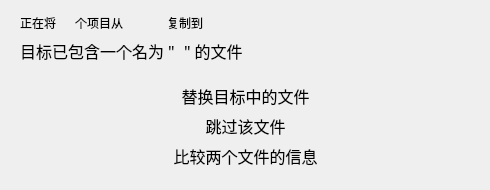
<?xml version="1.0" encoding="UTF-8"?>
<ui version="4.0">
 <class>CopyMoveFileDialog</class>
 <widget class="QDialog" name="CopyMoveFileDialog">
  <property name="geometry">
   <rect>
    <x>0</x>
    <y>0</y>
    <width>490</width>
    <height>190</height>
   </rect>
  </property>
  <property name="minimumSize">
   <size>
    <width>490</width>
    <height>180</height>
   </size>
  </property>
  <property name="maximumSize">
   <size>
    <width>490</width>
    <height>16777215</height>
   </size>
  </property>
  <property name="windowTitle">
   <string>Dialog</string>
  </property>
  <widget class="QStackedWidget" name="stackedWidget">
   <property name="geometry">
    <rect>
     <x>0</x>
     <y>0</y>
     <width>490</width>
     <height>180</height>
    </rect>
   </property>
   <property name="minimumSize">
    <size>
     <width>490</width>
     <height>180</height>
    </size>
   </property>
   <property name="maximumSize">
    <size>
     <width>490</width>
     <height>180</height>
    </size>
   </property>
   <property name="currentIndex">
    <number>1</number>
   </property>
   <widget class="QWidget" name="page">
    <widget class="QWidget" name="layoutWidget">
     <property name="geometry">
      <rect>
       <x>20</x>
       <y>120</y>
       <width>451</width>
       <height>22</height>
      </rect>
     </property>
     <layout class="QHBoxLayout" name="horizontalLayout_3">
      <item>
       <widget class="QLabel" name="label_9">
        <property name="text">
         <string>剩余时间:</string>
        </property>
       </widget>
      </item>
      <item>
       <widget class="QLabel" name="remainTimeLabel">
        <property name="text">
         <string>正在计算</string>
        </property>
       </widget>
      </item>
      <item>
       <spacer name="horizontalSpacer_3">
        <property name="orientation">
         <enum>Qt::Horizontal</enum>
        </property>
        <property name="sizeHint" stdset="0">
         <size>
          <width>40</width>
          <height>20</height>
         </size>
        </property>
       </spacer>
      </item>
     </layout>
    </widget>
    <widget class="QWidget" name="layoutWidget">
     <property name="geometry">
      <rect>
       <x>20</x>
       <y>20</y>
       <width>451</width>
       <height>25</height>
      </rect>
     </property>
     <layout class="QHBoxLayout" name="horizontalLayout">
      <item>
       <widget class="QLabel" name="label">
        <property name="text">
         <string>正在将</string>
        </property>
       </widget>
      </item>
      <item>
       <widget class="QLabel" name="fileCountLabel">
        <property name="text">
         <string/>
        </property>
       </widget>
      </item>
      <item>
       <widget class="QLabel" name="label_3">
        <property name="text">
         <string>个项目从</string>
        </property>
       </widget>
      </item>
      <item>
       <widget class="QPushButton" name="sourcePathBtn">
        <property name="cursor">
         <cursorShape>PointingHandCursor</cursorShape>
        </property>
        <property name="styleSheet">
         <string notr="true">border:none;
color:#0066CC;</string>
        </property>
        <property name="text">
         <string/>
        </property>
       </widget>
      </item>
      <item>
       <widget class="QLabel" name="label_5">
        <property name="text">
         <string>复制到</string>
        </property>
       </widget>
      </item>
      <item>
       <widget class="QPushButton" name="targetPathBtn">
        <property name="cursor">
         <cursorShape>PointingHandCursor</cursorShape>
        </property>
        <property name="styleSheet">
         <string notr="true">border:none;
color:#0066CC;</string>
        </property>
        <property name="text">
         <string/>
        </property>
       </widget>
      </item>
      <item>
       <spacer name="horizontalSpacer">
        <property name="orientation">
         <enum>Qt::Horizontal</enum>
        </property>
        <property name="sizeHint" stdset="0">
         <size>
          <width>40</width>
          <height>20</height>
         </size>
        </property>
       </spacer>
      </item>
     </layout>
    </widget>
    <widget class="QWidget" name="layoutWidget_2">
     <property name="geometry">
      <rect>
       <x>20</x>
       <y>140</y>
       <width>451</width>
       <height>22</height>
      </rect>
     </property>
     <layout class="QHBoxLayout" name="horizontalLayout_4">
      <item>
       <widget class="QLabel" name="label_11">
        <property name="text">
         <string>剩余项目:</string>
        </property>
       </widget>
      </item>
      <item>
       <widget class="QLabel" name="remainItemsLabel">
        <property name="text">
         <string>0</string>
        </property>
       </widget>
      </item>
      <item>
       <spacer name="horizontalSpacer_4">
        <property name="orientation">
         <enum>Qt::Horizontal</enum>
        </property>
        <property name="sizeHint" stdset="0">
         <size>
          <width>40</width>
          <height>20</height>
         </size>
        </property>
       </spacer>
      </item>
     </layout>
    </widget>
    <widget class="QProgressBar" name="progressBar">
     <property name="geometry">
      <rect>
       <x>20</x>
       <y>60</y>
       <width>451</width>
       <height>23</height>
      </rect>
     </property>
     <property name="value">
      <number>0</number>
     </property>
     <property name="textVisible">
      <bool>true</bool>
     </property>
     <property name="invertedAppearance">
      <bool>false</bool>
     </property>
    </widget>
    <widget class="QWidget" name="layoutWidget">
     <property name="geometry">
      <rect>
       <x>20</x>
       <y>100</y>
       <width>451</width>
       <height>22</height>
      </rect>
     </property>
     <layout class="QHBoxLayout" name="horizontalLayout_2">
      <item>
       <widget class="QLabel" name="label_7">
        <property name="text">
         <string>名称:</string>
        </property>
       </widget>
      </item>
      <item>
       <widget class="QLabel" name="currentFileNameLabel">
        <property name="text">
         <string/>
        </property>
       </widget>
      </item>
      <item>
       <spacer name="horizontalSpacer_2">
        <property name="orientation">
         <enum>Qt::Horizontal</enum>
        </property>
        <property name="sizeHint" stdset="0">
         <size>
          <width>40</width>
          <height>20</height>
         </size>
        </property>
       </spacer>
      </item>
     </layout>
    </widget>
   </widget>
   <widget class="QWidget" name="page_2">
    <widget class="QWidget" name="layoutWidget_3">
     <property name="geometry">
      <rect>
       <x>20</x>
       <y>10</y>
       <width>451</width>
       <height>25</height>
      </rect>
     </property>
     <layout class="QHBoxLayout" name="horizontalLayout_5">
      <item>
       <widget class="QLabel" name="label_2">
        <property name="text">
         <string>正在将</string>
        </property>
       </widget>
      </item>
      <item>
       <widget class="QLabel" name="fileCountLabel2">
        <property name="text">
         <string/>
        </property>
       </widget>
      </item>
      <item>
       <widget class="QLabel" name="label_4">
        <property name="text">
         <string>个项目从</string>
        </property>
       </widget>
      </item>
      <item>
       <widget class="QPushButton" name="sourcePathBtn2">
        <property name="cursor">
         <cursorShape>PointingHandCursor</cursorShape>
        </property>
        <property name="styleSheet">
         <string notr="true">border:none;
color:#0066CC;</string>
        </property>
        <property name="text">
         <string/>
        </property>
       </widget>
      </item>
      <item>
       <widget class="QLabel" name="label_6">
        <property name="text">
         <string>复制到</string>
        </property>
       </widget>
      </item>
      <item>
       <widget class="QPushButton" name="targetPathBtn2">
        <property name="cursor">
         <cursorShape>PointingHandCursor</cursorShape>
        </property>
        <property name="styleSheet">
         <string notr="true">border:none;
color:#0066CC;</string>
        </property>
        <property name="text">
         <string/>
        </property>
       </widget>
      </item>
      <item>
       <spacer name="horizontalSpacer_5">
        <property name="orientation">
         <enum>Qt::Horizontal</enum>
        </property>
        <property name="sizeHint" stdset="0">
         <size>
          <width>40</width>
          <height>20</height>
         </size>
        </property>
       </spacer>
      </item>
     </layout>
    </widget>
    <widget class="QToolButton" name="replaceBtn">
     <property name="geometry">
      <rect>
       <x>20</x>
       <y>80</y>
       <width>451</width>
       <height>31</height>
      </rect>
     </property>
     <property name="font">
      <font>
       <family>Arial</family>
       <pointsize>12</pointsize>
       <weight>50</weight>
       <bold>false</bold>
      </font>
     </property>
     <property name="styleSheet">
      <string notr="true">#replaceBtn {
	border:none;
}
#replaceBtn:hover{
	border:none;
	background-color:#D1E3F5;
}</string>
     </property>
     <property name="text">
      <string>替换目标中的文件</string>
     </property>
     <property name="icon">
      <iconset resource="res.qrc">
       <normaloff>:/img/ok.png</normaloff>:/img/ok.png</iconset>
     </property>
     <property name="toolButtonStyle">
      <enum>Qt::ToolButtonTextBesideIcon</enum>
     </property>
     <property name="arrowType">
      <enum>Qt::NoArrow</enum>
     </property>
    </widget>
    <widget class="QToolButton" name="ignoreBtn">
     <property name="geometry">
      <rect>
       <x>20</x>
       <y>110</y>
       <width>451</width>
       <height>31</height>
      </rect>
     </property>
     <property name="font">
      <font>
       <family>Arial</family>
       <pointsize>12</pointsize>
      </font>
     </property>
     <property name="styleSheet">
      <string notr="true">#ignoreBtn {
	border:none;
}
#ignoreBtn:hover{
	border:none;
	background-color:#D1E3F5;
}</string>
     </property>
     <property name="text">
      <string>跳过该文件</string>
     </property>
     <property name="icon">
      <iconset resource="res.qrc">
       <normaloff>:/img/back.png</normaloff>:/img/back.png</iconset>
     </property>
     <property name="toolButtonStyle">
      <enum>Qt::ToolButtonTextBesideIcon</enum>
     </property>
    </widget>
    <widget class="QToolButton" name="diffBtn">
     <property name="geometry">
      <rect>
       <x>20</x>
       <y>140</y>
       <width>451</width>
       <height>31</height>
      </rect>
     </property>
     <property name="font">
      <font>
       <family>Arial</family>
       <pointsize>12</pointsize>
      </font>
     </property>
     <property name="styleSheet">
      <string notr="true">#diffBtn {
	border:none;
}
#diffBtn:hover{
	border:none;
	background-color:#D1E3F5;
}</string>
     </property>
     <property name="text">
      <string>比较两个文件的信息</string>
     </property>
     <property name="icon">
      <iconset resource="res.qrc">
       <normaloff>:/img/diff.png</normaloff>:/img/diff.png</iconset>
     </property>
     <property name="toolButtonStyle">
      <enum>Qt::ToolButtonTextBesideIcon</enum>
     </property>
    </widget>
    <widget class="QWidget" name="">
     <property name="geometry">
      <rect>
       <x>20</x>
       <y>40</y>
       <width>451</width>
       <height>22</height>
      </rect>
     </property>
     <layout class="QHBoxLayout" name="horizontalLayout_6">
      <property name="spacing">
       <number>0</number>
      </property>
      <item>
       <widget class="QLabel" name="label_8">
        <property name="font">
         <font>
          <family>SimSun-ExtB</family>
          <pointsize>12</pointsize>
         </font>
        </property>
        <property name="text">
         <string>目标已包含一个名为 &quot;</string>
        </property>
       </widget>
      </item>
      <item>
       <widget class="QLabel" name="existsFileNameLabel">
        <property name="font">
         <font>
          <family>SimSun-ExtB</family>
          <pointsize>12</pointsize>
         </font>
        </property>
        <property name="text">
         <string/>
        </property>
       </widget>
      </item>
      <item>
       <widget class="QLabel" name="label_12">
        <property name="font">
         <font>
          <family>SimSun-ExtB</family>
          <pointsize>12</pointsize>
         </font>
        </property>
        <property name="text">
         <string>&quot; 的文件</string>
        </property>
       </widget>
      </item>
      <item>
       <spacer name="horizontalSpacer_6">
        <property name="orientation">
         <enum>Qt::Horizontal</enum>
        </property>
        <property name="sizeHint" stdset="0">
         <size>
          <width>40</width>
          <height>20</height>
         </size>
        </property>
       </spacer>
      </item>
     </layout>
    </widget>
   </widget>
  </widget>
 </widget>
 <resources>
  <include location="res.qrc"/>
 </resources>
 <connections/>
</ui>
